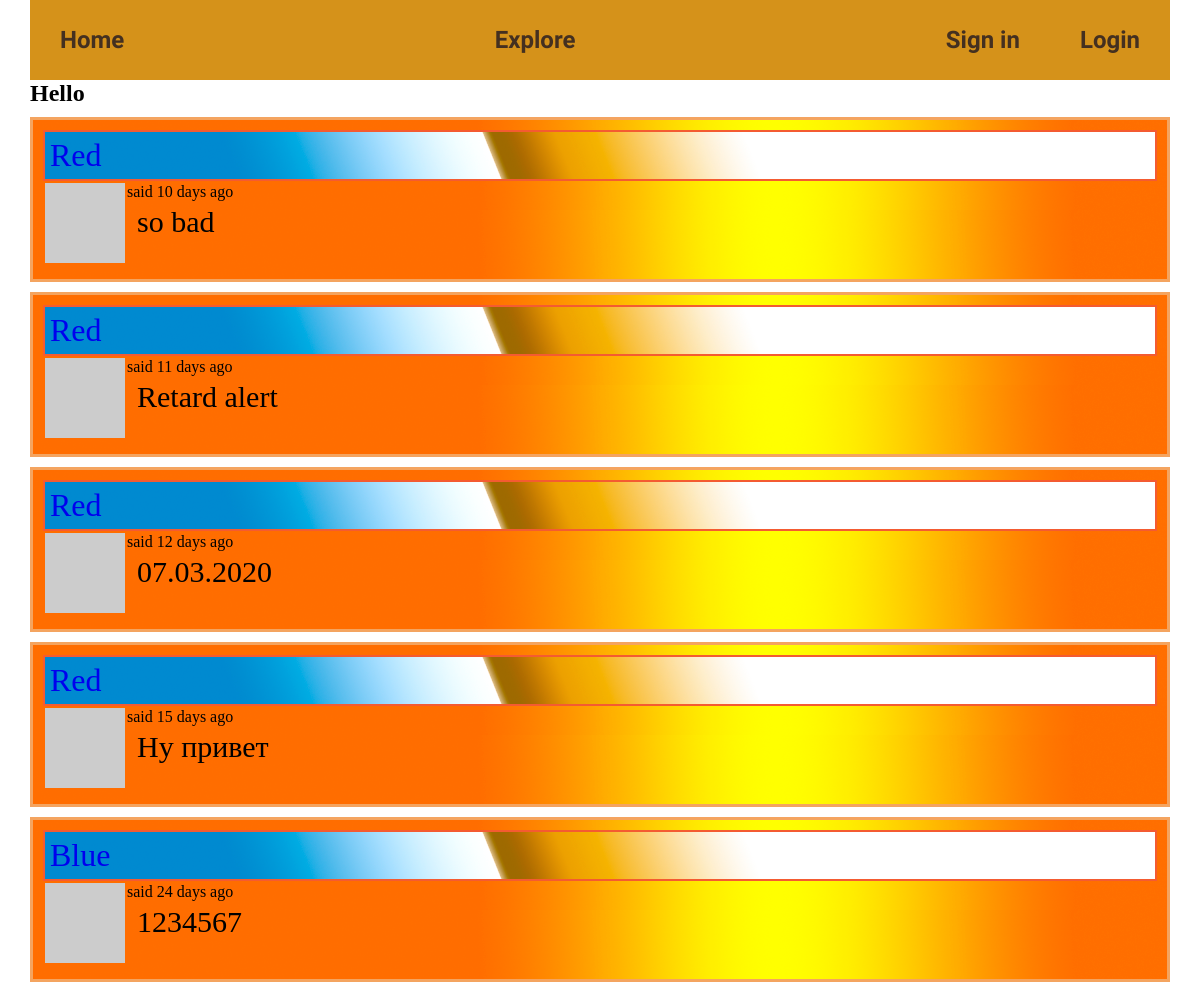
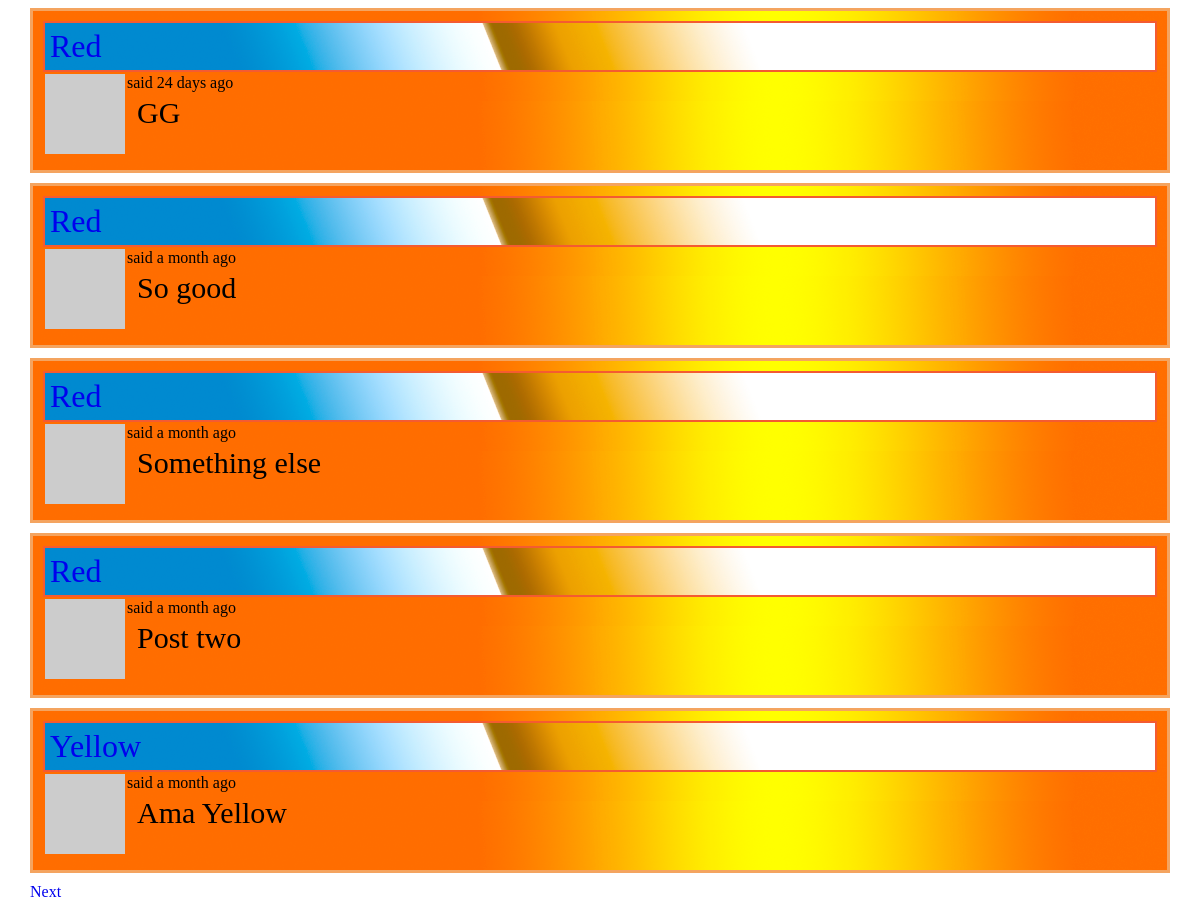
Before: /explore with the older database file (2 pictures, top to bottom).
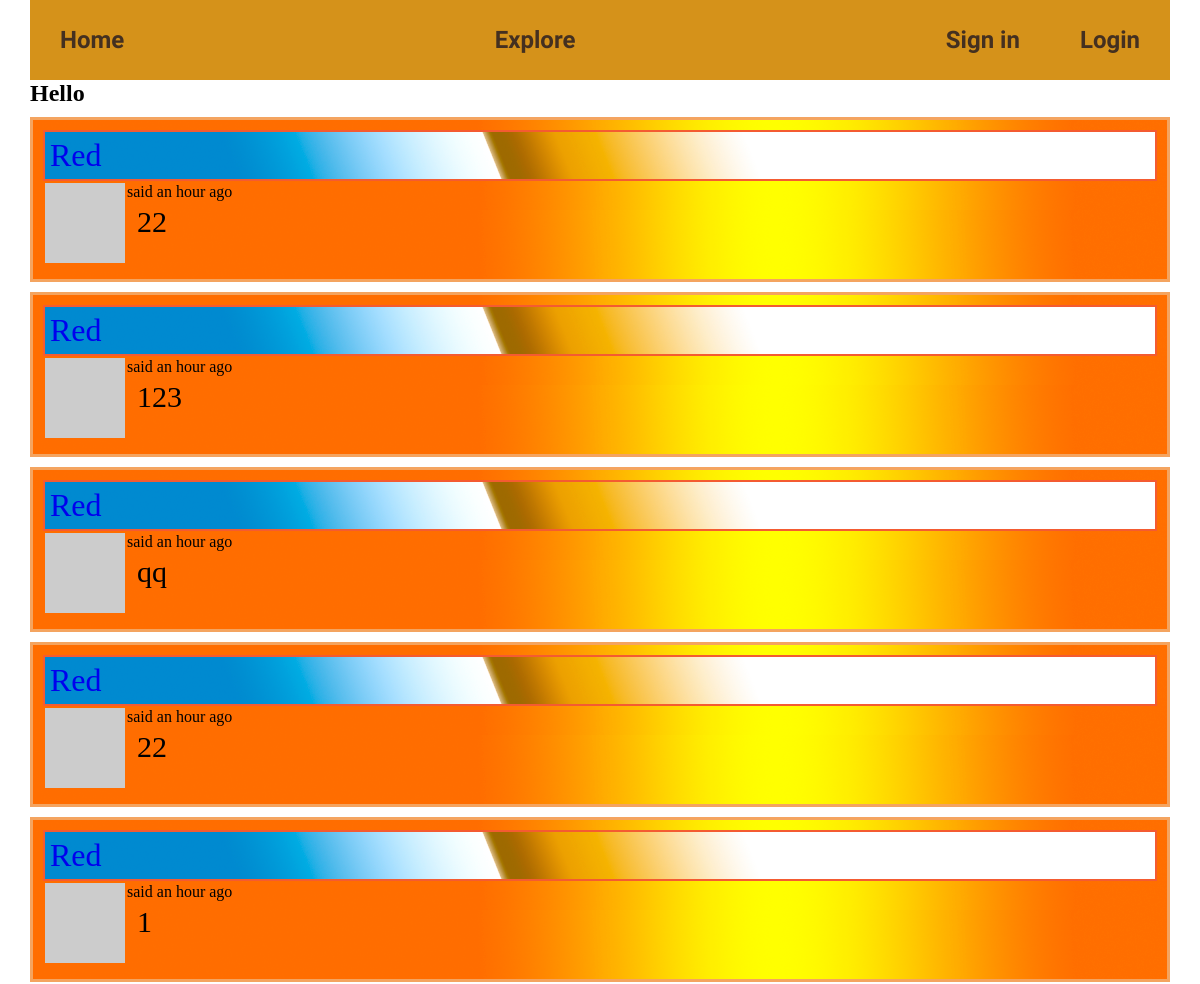
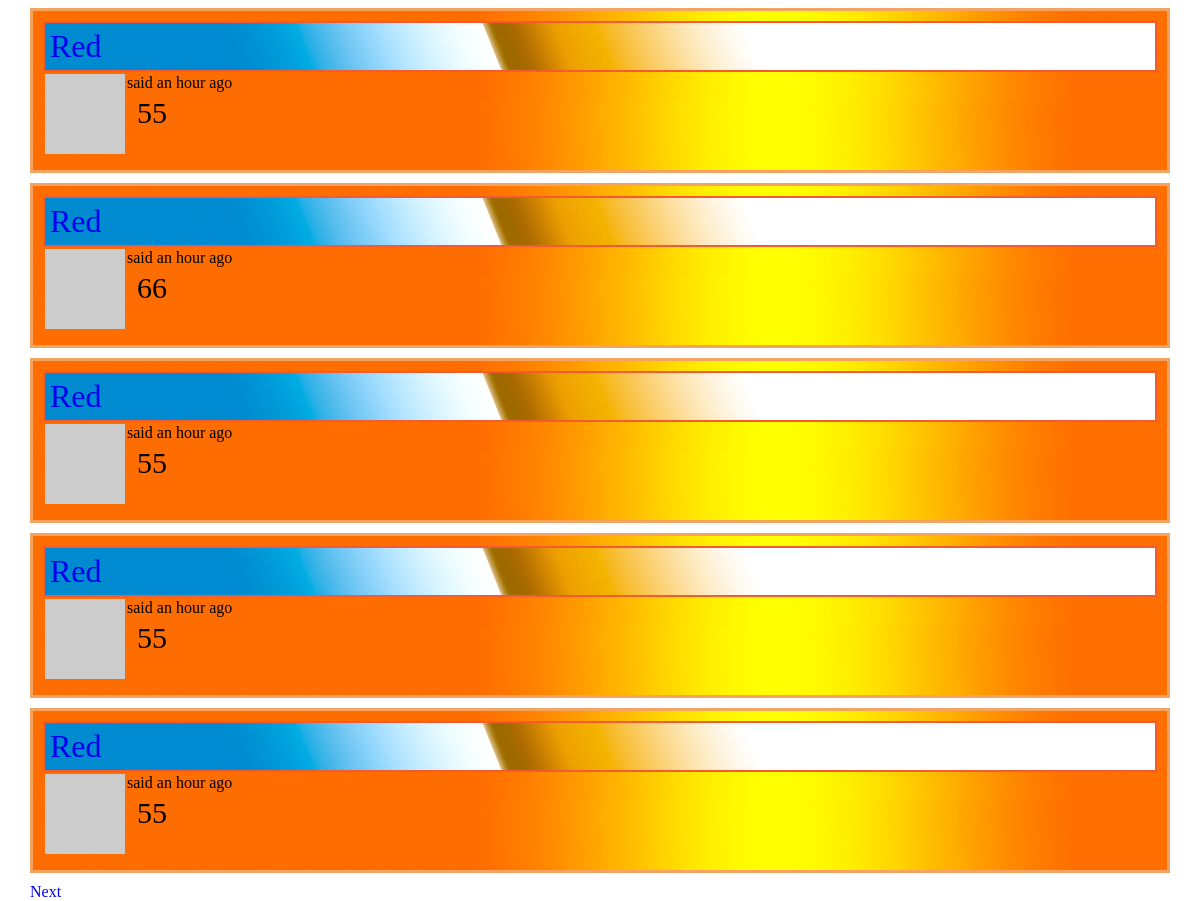
After: the same page with the newer database file (2 pictures, top to bottom).
### app/models.py (models this page shows, shortened)
class SearchableMixin(object):
    @classmethod
    def search(cls, expression, page, per_page):
        ids, total = query_index(cls.__tablename__, expression, page, per_page)
        if total == 0:
            return cls.query.filter_by(id=0), 0
        when = []
        for i in range(len(ids)):
            when.append((ids[i], i))
        return cls.query.filter(cls.id.in_(ids)).order_by(db.case(when, value=cls.id)), total

class Post(SearchableMixin, db.Model):
    __searchable__ = ['body']
    id = db.Column(db.Integer, primary_key=True)
    body = db.Column(db.Text)
    timestamp = db.Column(db.DateTime, index=True, default=datetime.utcnow)
    user_id = db.Column(db.Integer, db.ForeignKey('user.id'))
    language = db.Column(db.String(5))

class User(db.Model, UserMixin):
    id = db.Column(db.Integer, primary_key=True)
    username = db.Column(db.String(64), nullable=False, index=True, unique=True)
    email = db.Column(db.String(120), nullable=False, index=True, unique=True)
    password_hash = db.Column(db.String(128))
    posts = db.relationship('Post', backref='author', lazy='dynamic')
    about_me = db.Column(db.Text)
    last_seen = db.Column(db.DateTime, default=datetime.utcnow)
    followed = db.relationship('User', secondary=followers,
                               primaryjoin=(followers.c.follower_id == id),
                               secondaryjoin=(followers.c.followed_id == id),
                               backref=db.backref('followers', lazy='dynamic'), lazy='dynamic')
    def avatar(self, size):
        digest = md5(self.email.lower().encode('utf-8')).hexdigest()
        return 'https://www.gravatar.com/avatar/{}?d=identicon&s={}'.format(
            digest, size)

### app/main/routes.py (the view)
@bp.route('/explore')
def explore():
    page = request.args.get('page', 1, type=int)
    posts = Post.query.order_by(Post.timestamp.desc()).paginate(page, app.config['POST_PER_PAGE'], False)
    next_url = url_for('main.explore', page=posts.next_num) if posts.has_next else None
    prev_url = url_for('main.explore', page=posts.prev_num) if posts.has_prev else None
    return render_template('index.html', title="Explore", posts=posts.items, next_url=next_url, prev_url=prev_url)

### app/main/routes.py (called while the page is built)
@bp.before_app_request
def before_request():
    if current_user.is_authenticated:
        current_user.last_seen = datetime.utcnow()
        db.session.commit()
        g.search_form = SearchForm()
    g.locale = str(get_locale())

### app/templates/index.html (shortened to what this page needs)
{% extends 'base.html' %}
{% block body %}
    <h1>Hello {{ current_user.username }}</h1>
    {% for post in posts %}
        <div class="post_show">
            {% include '_post.html' %}
        </div>
    {% endfor %}
    {% if next_url %}
        <a href="{{ next_url }}" class="next">Next</a>
    {% endif %}
{% endblock %}

### app/templates/_post.html (shortened to what this page needs)
<table>
    <tr valign="top">
        <td><img src="{{ post.author.avatar(36) }}"></td>
        <div class="post_show__label">
            <a href="{{ url_for('main.user', username=post.author.username) }}">{{ post.author.username }}</a>
        </div>
        <td>
            said {{ moment(post.timestamp).fromNow() }}
            <p class="post_show__text">{{ post.body }}</p>
        </td>
    </tr>
</table>

Changed rows visible on the page:
no longer on this page (row unchanged): Post: author.username "Red", timestamp "10 days ago", body "so bad"
no longer on this page (row unchanged): Post: author.username "Red", timestamp "11 days ago", body "Retard alert"
no longer on this page (row unchanged): Post: author.username "Red", timestamp "12 days ago", body "07.03.2020"
no longer on this page (row unchanged): Post: author.username "Red", timestamp "15 days ago", body "Ну привет"
no longer on this page (row unchanged): Post: author.username "Blue", timestamp "24 days ago", body "1234567"
no longer on this page (row unchanged): Post: author.username "Red", timestamp "24 days ago", body "GG"
no longer on this page (row unchanged): Post: author.username "Red", timestamp "a month ago", body "So good"
no longer on this page (row unchanged): Post: author.username "Red", timestamp "a month ago", body "Something else"
no longer on this page (row unchanged): Post: author.username "Red", timestamp "a month ago", body "Post two"
no longer on this page (row unchanged): Post: author.username "Yellow", timestamp "a month ago", body "Ama Yellow"
added Post: author.username "Red", timestamp "an hour ago", body "22"
added Post: author.username "Red", timestamp "an hour ago", body "123"
added Post: author.username "Red", timestamp "an hour ago", body "qq"
added Post: author.username "Red", timestamp "an hour ago", body "22"
added Post: author.username "Red", timestamp "an hour ago", body "1"
added Post: author.username "Red", timestamp "an hour ago", body "55"
added Post: author.username "Red", timestamp "an hour ago", body "66"
added Post: author.username "Red", timestamp "an hour ago", body "55"
added Post: author.username "Red", timestamp "an hour ago", body "55"
added Post: author.username "Red", timestamp "an hour ago", body "55"
